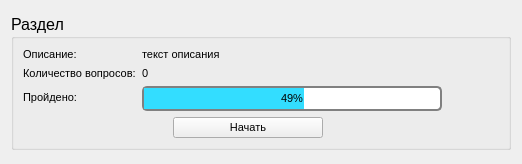
<?xml version="1.0" encoding="UTF-8"?>
<ui version="4.0">
 <class>SectionWidget</class>
 <widget class="QWidget" name="SectionWidget">
  <property name="geometry">
   <rect>
    <x>0</x>
    <y>0</y>
    <width>518</width>
    <height>164</height>
   </rect>
  </property>
  <property name="sizePolicy">
   <sizepolicy hsizetype="Preferred" vsizetype="Fixed">
    <horstretch>0</horstretch>
    <verstretch>0</verstretch>
   </sizepolicy>
  </property>
  <property name="windowTitle">
   <string>Form</string>
  </property>
  <layout class="QVBoxLayout" name="verticalLayout_2">
   <property name="sizeConstraint">
    <enum>QLayout::SetDefaultConstraint</enum>
   </property>
   <item>
    <widget class="QGroupBox" name="groupBox">
     <property name="sizePolicy">
      <sizepolicy hsizetype="Preferred" vsizetype="Fixed">
       <horstretch>0</horstretch>
       <verstretch>0</verstretch>
      </sizepolicy>
     </property>
     <property name="minimumSize">
      <size>
       <width>500</width>
       <height>0</height>
      </size>
     </property>
     <property name="font">
      <font>
       <pointsize>12</pointsize>
      </font>
     </property>
     <property name="title">
      <string>Раздел</string>
     </property>
     <property name="flat">
      <bool>false</bool>
     </property>
     <property name="checkable">
      <bool>false</bool>
     </property>
     <layout class="QVBoxLayout" name="verticalLayout">
      <property name="spacing">
       <number>6</number>
      </property>
      <property name="sizeConstraint">
       <enum>QLayout::SetDefaultConstraint</enum>
      </property>
      <item>
       <layout class="QFormLayout" name="formLayout">
        <item row="1" column="1">
         <widget class="QLabel" name="descriptionLabel">
          <property name="sizePolicy">
           <sizepolicy hsizetype="Preferred" vsizetype="Maximum">
            <horstretch>0</horstretch>
            <verstretch>0</verstretch>
           </sizepolicy>
          </property>
          <property name="minimumSize">
           <size>
            <width>400</width>
            <height>0</height>
           </size>
          </property>
          <property name="maximumSize">
           <size>
            <width>400</width>
            <height>16777215</height>
           </size>
          </property>
          <property name="font">
           <font>
            <pointsize>8</pointsize>
           </font>
          </property>
          <property name="text">
           <string>текст описания</string>
          </property>
          <property name="wordWrap">
           <bool>true</bool>
          </property>
         </widget>
        </item>
        <item row="2" column="0">
         <widget class="QLabel" name="label">
          <property name="sizePolicy">
           <sizepolicy hsizetype="Fixed" vsizetype="Fixed">
            <horstretch>0</horstretch>
            <verstretch>0</verstretch>
           </sizepolicy>
          </property>
          <property name="font">
           <font>
            <pointsize>8</pointsize>
           </font>
          </property>
          <property name="text">
           <string>Количество вопросов:</string>
          </property>
         </widget>
        </item>
        <item row="2" column="1">
         <widget class="QLabel" name="questionsNumLabel">
          <property name="sizePolicy">
           <sizepolicy hsizetype="Preferred" vsizetype="Fixed">
            <horstretch>0</horstretch>
            <verstretch>0</verstretch>
           </sizepolicy>
          </property>
          <property name="font">
           <font>
            <pointsize>8</pointsize>
           </font>
          </property>
          <property name="text">
           <string>0</string>
          </property>
         </widget>
        </item>
        <item row="3" column="0">
         <widget class="QLabel" name="label_2">
          <property name="sizePolicy">
           <sizepolicy hsizetype="Fixed" vsizetype="Preferred">
            <horstretch>0</horstretch>
            <verstretch>0</verstretch>
           </sizepolicy>
          </property>
          <property name="font">
           <font>
            <pointsize>8</pointsize>
           </font>
          </property>
          <property name="text">
           <string>Пройдено:</string>
          </property>
         </widget>
        </item>
        <item row="3" column="1">
         <widget class="QProgressBar" name="progressBar">
          <property name="enabled">
           <bool>true</bool>
          </property>
          <property name="sizePolicy">
           <sizepolicy hsizetype="Fixed" vsizetype="Fixed">
            <horstretch>0</horstretch>
            <verstretch>0</verstretch>
           </sizepolicy>
          </property>
          <property name="minimumSize">
           <size>
            <width>300</width>
            <height>0</height>
           </size>
          </property>
          <property name="maximumSize">
           <size>
            <width>300</width>
            <height>16777215</height>
           </size>
          </property>
          <property name="font">
           <font>
            <pointsize>8</pointsize>
            <italic>false</italic>
            <underline>false</underline>
            <kerning>true</kerning>
           </font>
          </property>
          <property name="styleSheet">
           <string notr="true">QProgressBar {
    border: 2px solid grey;
    border-radius: 5px;
    text-align: center;
}

QProgressBar::chunk {
	background-color: rgb(51, 221, 255);
    width: 20px;
}</string>
          </property>
          <property name="value">
           <number>49</number>
          </property>
          <property name="alignment">
           <set>Qt::AlignCenter</set>
          </property>
          <property name="textVisible">
           <bool>true</bool>
          </property>
          <property name="orientation">
           <enum>Qt::Horizontal</enum>
          </property>
          <property name="invertedAppearance">
           <bool>false</bool>
          </property>
         </widget>
        </item>
        <item row="1" column="0">
         <widget class="QLabel" name="label_3">
          <property name="font">
           <font>
            <pointsize>8</pointsize>
           </font>
          </property>
          <property name="text">
           <string>Описание:</string>
          </property>
         </widget>
        </item>
       </layout>
      </item>
      <item>
       <layout class="QHBoxLayout" name="horizontalLayout_3">
        <property name="sizeConstraint">
         <enum>QLayout::SetFixedSize</enum>
        </property>
        <item>
         <spacer name="horizontalSpacer">
          <property name="orientation">
           <enum>Qt::Horizontal</enum>
          </property>
          <property name="sizeType">
           <enum>QSizePolicy::Fixed</enum>
          </property>
          <property name="sizeHint" stdset="0">
           <size>
            <width>150</width>
            <height>20</height>
           </size>
          </property>
         </spacer>
        </item>
        <item>
         <widget class="QPushButton" name="enterButton">
          <property name="sizePolicy">
           <sizepolicy hsizetype="Preferred" vsizetype="Fixed">
            <horstretch>0</horstretch>
            <verstretch>0</verstretch>
           </sizepolicy>
          </property>
          <property name="minimumSize">
           <size>
            <width>150</width>
            <height>0</height>
           </size>
          </property>
          <property name="maximumSize">
           <size>
            <width>150</width>
            <height>16777215</height>
           </size>
          </property>
          <property name="font">
           <font>
            <pointsize>8</pointsize>
           </font>
          </property>
          <property name="text">
           <string>Начать</string>
          </property>
          <property name="autoDefault">
           <bool>false</bool>
          </property>
          <property name="default">
           <bool>false</bool>
          </property>
          <property name="flat">
           <bool>false</bool>
          </property>
         </widget>
        </item>
        <item>
         <spacer name="horizontalSpacer_2">
          <property name="orientation">
           <enum>Qt::Horizontal</enum>
          </property>
          <property name="sizeHint" stdset="0">
           <size>
            <width>40</width>
            <height>20</height>
           </size>
          </property>
         </spacer>
        </item>
       </layout>
      </item>
     </layout>
    </widget>
   </item>
  </layout>
 </widget>
 <resources/>
 <connections/>
</ui>
